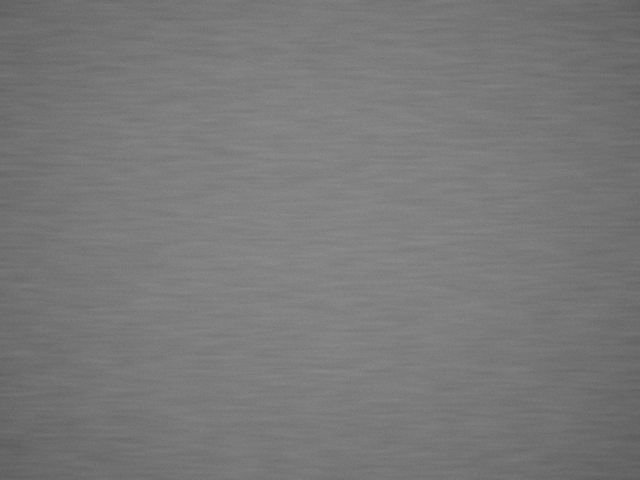
#> input picture data/images/0000_OK.png, 640 x 480 px
$ python -i anomaly.py   (imports and definitions only)   (older library calls are emulated)
#> lines starting #> are read from the running program, lines starting #| are printed output that depends on the picture
#> further down, picture is the input picture: shape (480, 640, 3); min 92, max 140, mean 120.7
"""无监督异常检测（PatchCore-lite）：只用良品图建模，推理时给出"与良品分布的偏离程度"。

与改进方案的差别：
  - 训练阶段只需要「良品图」，不需要任何缺陷标注（改进方案的分类阈值需要标注）；
  - 推理不再依赖阈值化反差，而是比对「局部纹理是否属于良品特征分布」；
  - 保留可解释性：异常分数来自 patch 特征到良品特征库的最近邻距离。

实现要点（纯 NumPy + OpenCV，无深度学习、无 GPU）：
  1. 逐像素算 5 个特征通道 → 用 16×16 盒滤波得到 patch 级均值 → stride 8 采样
  2. 训练：良品 patch 特征做 z-score 归一化后随机下采样为 memory bank
  3. 推理：每个 patch 到 bank 的最近邻 L2 距离 → 分数图 → 上采样 + 平滑
  4. 阈值：训练集的分数分位数（默认 99.5%），保证良品误报率可控
"""
from __future__ import annotations

from dataclasses import dataclass

import cv2
import numpy as np

from .imageio import imread

PATCH = 16
STRIDE = 8
BANK_SIZE = 12000
FEAT_DIM = 5


@dataclass
class AnomalyModel:
    bank: np.ndarray          # (N, 5) float32
    mu: np.ndarray            # (5,) 训练集均值
    sd: np.ndarray            # (5,) 训练集标准差
    thr: float                # 分数阈值（0~1 归一化后）
    score_hi: float           # 用于分数归一的参考上界

    def save(self, path: str) -> None:
        np.savez_compressed(path, bank=self.bank, mu=self.mu, sd=self.sd,
                            thr=np.array([self.thr]), hi=np.array([self.score_hi]))

    # [5 lines left out: function load, not called in this run]


def _feature_maps(img: np.ndarray) -> np.ndarray:
    """返回 (H, W, 5) 的逐像素特征：灰度、|gx|、|gy|、梯度幅值、局部标准差。"""
    g = img.astype(np.float32)
    gx = cv2.Sobel(g, cv2.CV_32F, 1, 0, ksize=3)
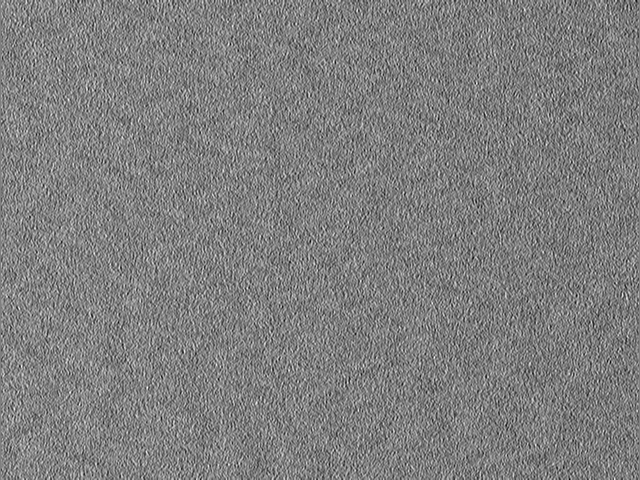
#> gx: shape (480, 640, 3) float32; min -27, max 27, mean 0; drawn with min black and max white
    gy = cv2.Sobel(g, cv2.CV_32F, 0, 1, ksize=3)
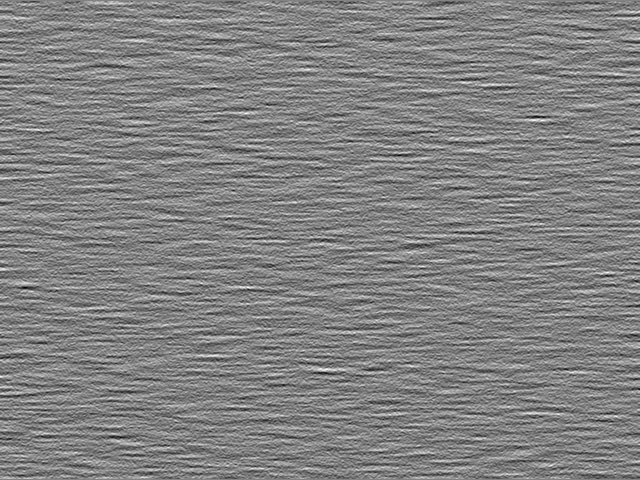
#> gy: shape (480, 640, 3) float32; min -44, max 42, mean 0; drawn with min black and max white
    mag = cv2.magnitude(gx, gy)
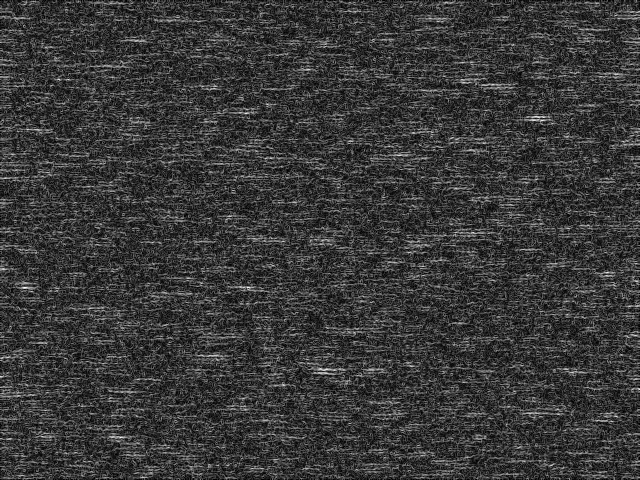
#> mag: shape (480, 640, 3) float32; mean B, G, R 9.8, 9.8, 9.8; drawn with min black and max white
    mean = cv2.blur(g, (9, 9))
    sq = cv2.blur(g * g, (9, 9))
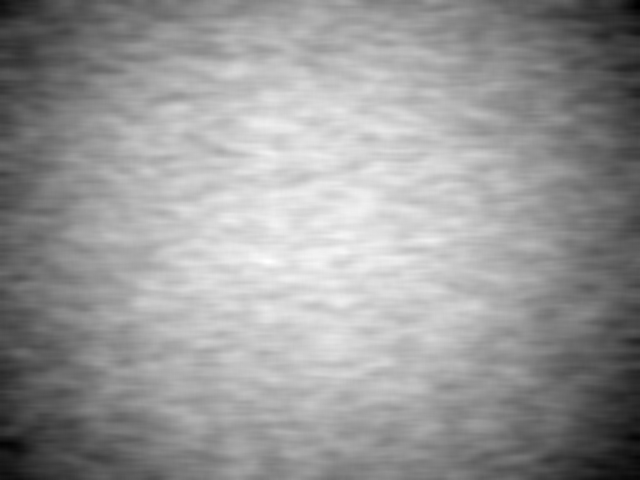
#> sq: shape (480, 640, 3) float32; min 9376.3, max 18201.9, mean 14624.5; drawn with min black and max white
    std = np.sqrt(np.maximum(sq - mean * mean, 0))
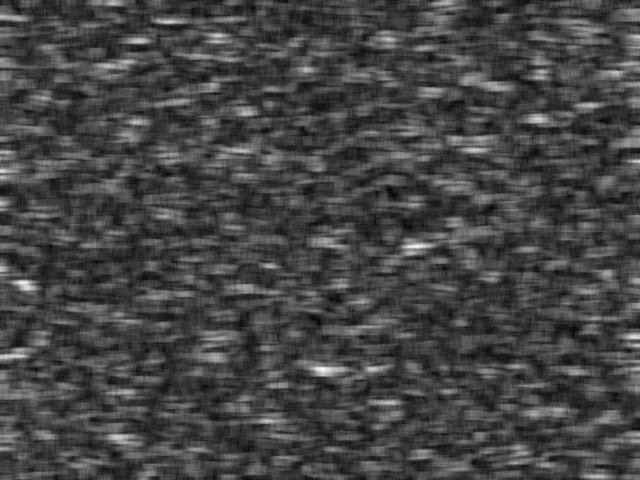
#> std: shape (480, 640, 3) float32; min 1.23, max 4.79, mean 2.2; drawn with min black and max white
    return np.stack([g, np.abs(gx), np.abs(gy), mag, std], axis=-1)


# [8 lines left out: function patch_features, not called in this run]


AUG_PER_IMAGE = 4
THR_QUANTILE = 0.95


# [139 lines left out: functions augment_goods, load_train_goods, train, score_map, detect_unsup, not called in this run]

>>> import cv2
>>> picture = cv2.imread('../data/images/0000_OK.png')
>>> result = _feature_maps(picture)

$ run again, on data/images/0010_OK.png
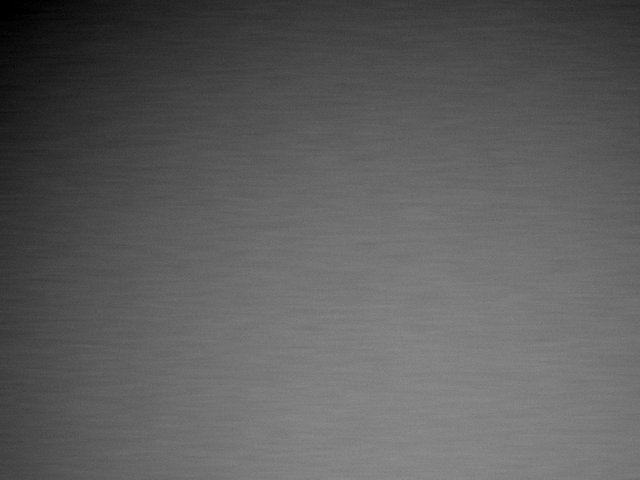
#> input picture data/images/0010_OK.png, 640 x 480 px
#> picture is the input picture: shape (480, 640, 3); min 0, max 142, mean 93.1
#> in _feature_maps, `sq = cv2.blur(g * g, (9, 9))`:
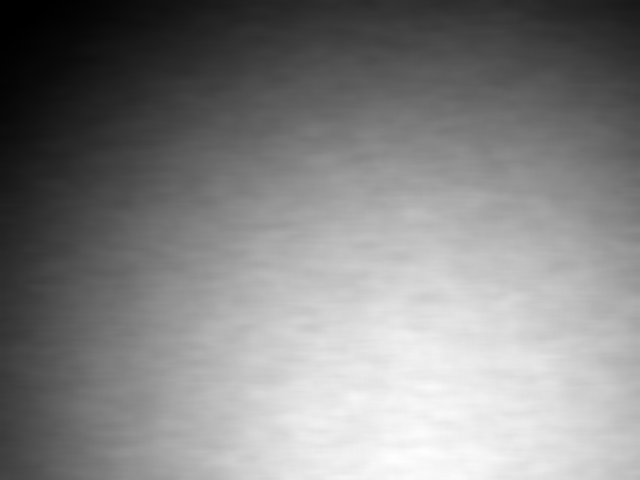
#> sq: shape (480, 640, 3) float32; min 0, max 18211.1, mean 9486.8; drawn with min black and max white
#> in _feature_maps, `std = np.sqrt(np.maximum(sq - mean * mean, 0))`:
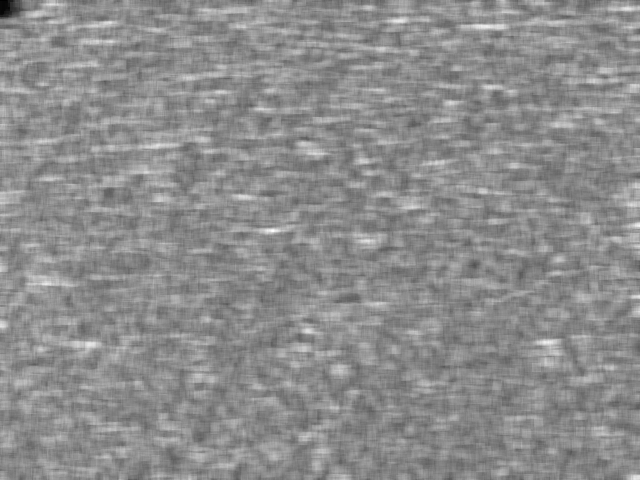
#> std: shape (480, 640, 3) float32; min 0, max 4.44, mean 2.46; drawn with min black and max white
